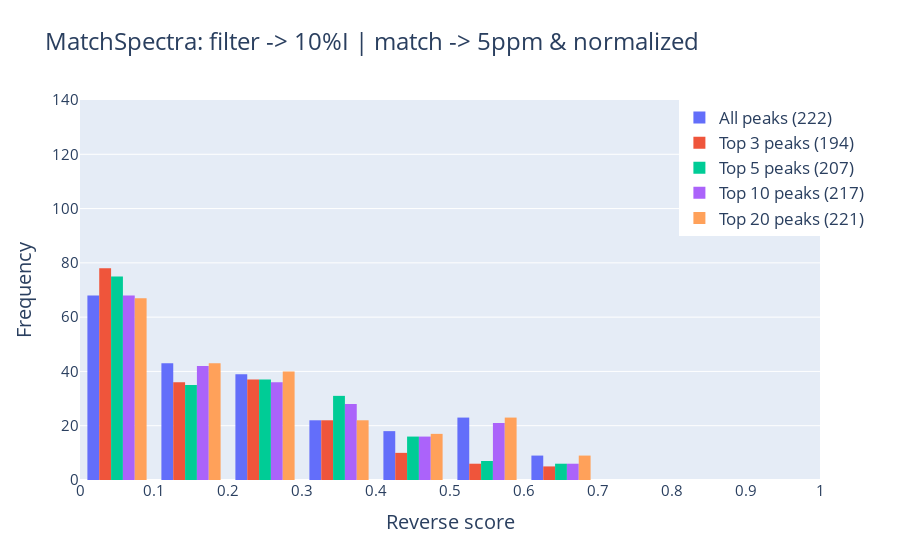

The notebook cell saved with this chart:
### Code cell
plot_histograms_sidebyside(same_query_ref10, same_query_ref5, same_query_ref6, same_query_ref7, same_query_ref8, 'reverse_score',  'Reverse score', 'MatchSpectra: filter -> 10%I | match -> 5ppm & normalized')

### Figure 1 — Plotly figure (JSON) as saved in the notebook; plotly's stock layout.template omitted (floating-point values rounded to 4 significant figures; data arrays with more than 128 entries replaced by an {"elided": "..."} marker saying what was removed)
{"data": [{"name": "All peaks (222)", "nbinsx": 10, "type": "histogram", "x": {"elided": "222 float values"}, "xbins": {"end": 1, "start": 0}}, {"name": "Top 3 peaks (194)", "nbinsx": 10, "type": "histogram", "x": {"elided": "194 float values"}, "xbins": {"end": 1, "start": 0}}, {"name": "Top 5 peaks (207)", "nbinsx": 10, "type": "histogram", "x": {"elided": "207 float values"}, "xbins": {"end": 1, "start": 0}}, {"name": "Top 10 peaks (217)", "nbinsx": 10, "type": "histogram", "x": {"elided": "217 float values"}, "xbins": {"end": 1, "start": 0}}, {"name": "Top 20 peaks (221)", "nbinsx": 10, "type": "histogram", "x": {"elided": "221 float values"}, "xbins": {"end": 1, "start": 0}}], "layout": {"font": {"size": 17}, "legend": {"x": 0.81, "y": 1}, "title": {"text": "MatchSpectra: filter -> 10%I | match -> 5ppm & normalized"}, "xaxis": {"dtick": 0.1, "range": [0, 1], "tickfont": {"size": 15}, "title": {"text": "Reverse score"}}, "yaxis": {"range": [0, 140], "tickfont": {"size": 15}, "title": {"text": "Frequency"}}}}
